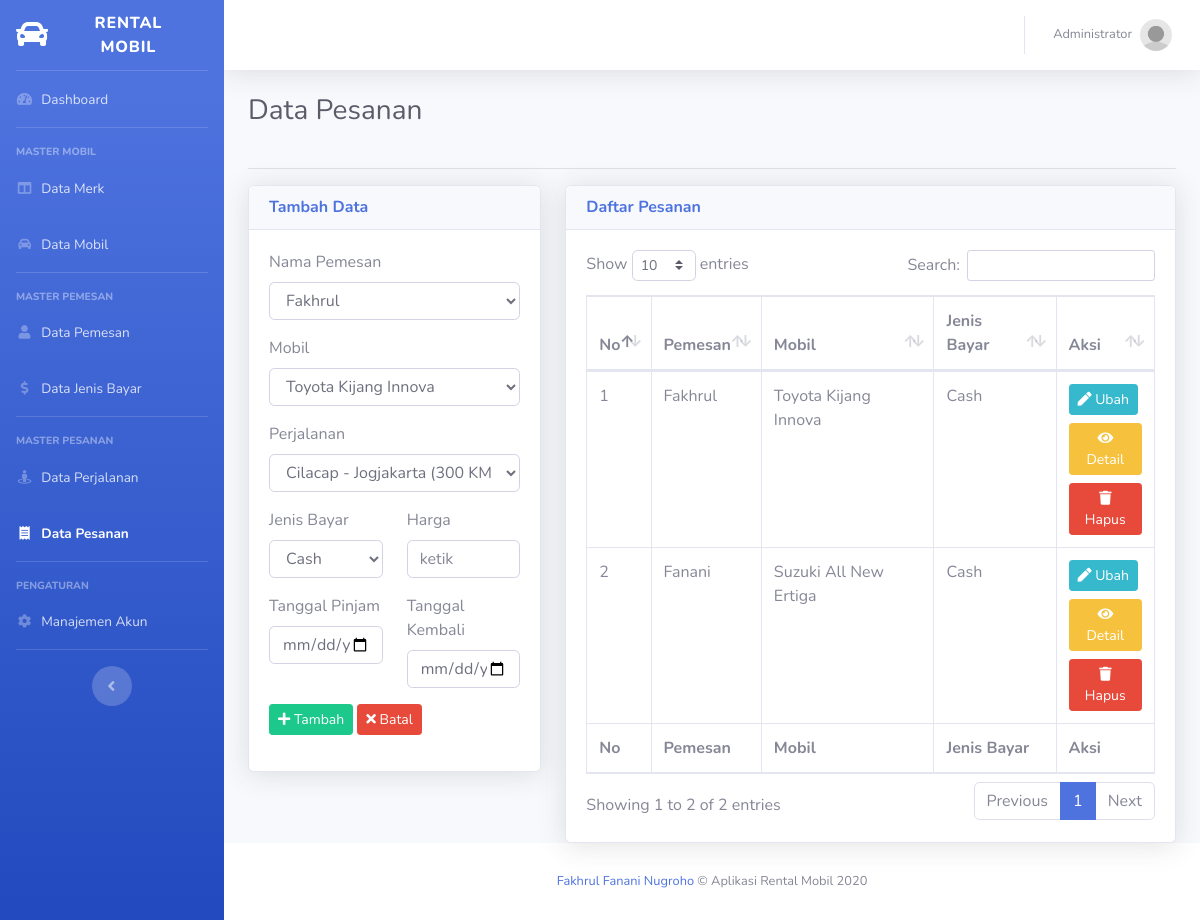
Page /pesanan (signed in) on the committed database.
### tables this page shows
CREATE TABLE `tbl_pesanan` (
  `id` int(11) NOT NULL,
  `harga` int(11) DEFAULT NULL,
  `tgl_pinjam` date DEFAULT NULL,
  `tgl_kembali` date DEFAULT NULL,
  `id_pemesan` int(11) DEFAULT NULL,
  `id_mobil` int(11) DEFAULT NULL,
  `id_perjalanan` int(11) DEFAULT NULL,
  `id_jenis_bayar` int(11) DEFAULT NULL
);

CREATE TABLE `tbl_pemesan` (
  `id` int(11) NOT NULL,
  `nama` varchar(50) DEFAULT NULL,
  `alamat` varchar(100) DEFAULT NULL,
  `jenis_kelamin` enum('L','P') DEFAULT NULL,
  `foto` varchar(100) DEFAULT NULL
);

CREATE TABLE `tbl_mobil` (
  `id` int(11) NOT NULL,
  `nama` varchar(30) DEFAULT NULL,
  `warna` varchar(20) DEFAULT NULL,
  `no_polisi` varchar(10) DEFAULT NULL,
  `jumlah_kursi` int(1) DEFAULT NULL,
  `tahun_beli` int(4) DEFAULT NULL,
  `gambar` varchar(100) DEFAULT NULL,
  `id_merk` int(11) DEFAULT NULL
);

CREATE TABLE `tbl_jenis_bayar` (
  `id` int(11) NOT NULL,
  `jenis_bayar` varchar(20) DEFAULT NULL
);

### controllers/C_Pesanan.php (called while the page is built, shortened)
<?php
class C_Pesanan extends Controller {
	public function __construct(){
		$this->pesanan = $this->model('M_Pesanan');
		$this->j_bayar = $this->model('M_Jenis_Bayar');
		$this->mobil = $this->model('M_Mobil');
		$this->pemesan = $this->model('M_Pemesan');
		$this->perjalanan = $this->model('M_Perjalanan');
	}
	public function index(){
		$data = [
			'aktif' => 'pesanan',
			'judul' => 'Data Pesanan',
			'data_pesanan' => $this->pesanan->lihat(),
			'data_pemesan' => $this->pemesan->lihat(),
			'data_mobil' => $this->mobil->lihat(),
			'data_perjalanan' => $this->perjalanan->lihat(),
			'data_jenis_bayar' => $this->j_bayar->lihat(),
			'no' => 1
		];
		$this->view('pesanan/index', $data);
	}
}

### index.php (called while the page is built, shortened)
<?php
require_once BASEPATH . DS . 'core' . DS . 'Database.php';
require_once BASEPATH . DS . 'core' . DS . 'Model.php';
new Route();
?>

### functions/url_function.php (called while the page is built, shortened)
<?php
function base_url($path = null){
	if(isset($path)){
		$path = filter_var($path, FILTER_SANITIZE_URL);
		$path = rtrim($path, '/');
		return BASE_URL . $path;
	}
	return BASE_URL;
}

### core/Model.php (called while the page is built, shortened)
<?php
class Model {
	public function __construct(){
		$this->db = new Database();
	}
	public function get($table, $kolom = []){
		if (count($kolom) == 0) {
			$this->_query = "SELECT * FROM {$table}";
		} else {
			$i = 0;
			$total = count($kolom);
			$this->_query = "SELECT ";
			foreach ($kolom as $k) {
				$i++;
				$this->_query = $this->_query . "{$k}";
				if($total > $i) $this->_query = $this->_query . ', ';
			}
			$this->_query = $this->_query . " FROM {$table}";
		}
	}
	public function setQuery($query){
		$this->_query = $query;
	}
	public function execute(){
		return $this->db->query($this->_query);
	}
}

### core/Database.php (called while the page is built, shortened)
<?php
class Database {
	public function __construct(){
		$this->_koneksi = new mysqli(DB_HOST, DB_USER, DB_PASS, DB_NAME);
	}
	public function query($query){
		return $this->_koneksi->query($query);
	}
}

### models/M_Pemesan.php (called while the page is built, shortened)
<?php
class M_Pemesan extends Model {
	public function lihat(){
		$query = $this->execute();
		return $query;
	}
}

### models/M_Mobil.php (called while the page is built, shortened)
<?php
class M_Mobil extends Model {
	public function lihat(){
		$query = $this->execute();
		return $query;
	}
}

### models/M_Perjalanan.php (called while the page is built, shortened)
<?php
class M_Perjalanan extends Model{
	public function lihat(){
		$query = $this->execute();
		return $query;
	}
}

### models/M_Jenis_Bayar.php (called while the page is built, shortened)
<?php
class M_Jenis_Bayar extends Model{
	public function lihat(){
		$query = $this->execute();
		return $query;
	}
}

### models/M_Pesanan.php (called while the page is built, shortened)
<?php
class M_Pesanan extends Model{
	public function lihat(){
		$query = $this->execute();
		return $query;
	}
}

### views/pesanan/index.php (the view, shortened to what this page needs)
<!DOCTYPE html>
<html lang="en">
<head>
	<link href="<?= base_url('sb-admin-2/') ?>/vendor/fontawesome-free/css/all.min.css" rel="stylesheet" type="text/css">
	<link href="<?= base_url('sb-admin-2/') ?>/css/sb-admin-2.min.css" rel="stylesheet">
	<link href="<?= base_url('sb-admin-2/') ?>/vendor/datatables/dataTables.bootstrap4.min.css" rel="stylesheet">
</head>
<body id="page-top">
	<div id="wrapper">
	<div id="content-wrapper" class="d-flex flex-column">
		<div id="content">
			<div class="container-fluid">
				<div class="row">
					<div class="col-sm-12">
						<div class="clearfix">
							<div class="float-left">
								<h1 class="h3 mb-4 text-gray-800"><?= $judul ?></h1>
							</div>
						</div>
						<hr>
					</div>
				</div>
				<div class="row">
					<div class="col-sm-4">
						<div class="card shadow">
							<div class="card-header">
								<h6 class="m-0 font-weight-bold text-primary">Tambah Data</h6>
							</div>
							<div class="card-body">
								<form method="POST" action="<?= base_url('pesanan/tambah') ?>" enctype="multipart/form-data">
								  	<div class="form-group">
								  		<label for="id_pemesan">Nama Pemesan</label>
								  		<select name="id_pemesan" id="id_pemesan" class="form-control">
								  			<?php while($pemesan = $data_pemesan->fetch_object()) : ?>
												<option value="<?= $pemesan->id ?>"><?= $pemesan->nama ?></option>
								  			<?php endwhile; ?>
								  		</select>
								  	</div>
								  	<div class="form-group">
								  		<label for="id_mobil">Mobil</label>
								  		<select name="id_mobil" id="id_mobil" class="form-control">
								  			<?php while($mobil = $data_mobil->fetch_object()) : ?>
												<option value="<?= $mobil->id ?>"><?= $mobil->nama ?></option>
								  			<?php endwhile; ?>
								  		</select>
								  	</div>
									<div class="form-group">
								  		<label for="id_perjalanan">Perjalanan</label>
								  		<select name="id_perjalanan" id="id_perjalanan" class="form-control">
								  			<?php while($perjalanan = $data_perjalanan->fetch_object()) : ?>
												<option value="<?= $perjalanan->id ?>"><?= $perjalanan->asal ?> - <?= $perjalanan->tujuan ?> (<?= $perjalanan->jarak ?> KM)</option>
								  			<?php endwhile; ?>
								  		</select>
								  	</div>
								  	<div class="row">
								  		<div class="col-md-6">
								  			<div class="form-group">
										  		<label for="id_jenis_bayar">Jenis Bayar</label>
										  		<select name="id_jenis_bayar" id="id_jenis_bayar" class="form-control">
										  			<?php while($jenis_bayar = $data_jenis_bayar->fetch_object()) : ?>
														<option value="<?= $jenis_bayar->id ?>"><?= $jenis_bayar->jenis_bayar ?></option>
										  			<?php endwhile; ?>
										  		</select>
										  	</div>
								  		</div>
								  		<div class="col-md-6">
								  			<div class="form-group">
										  		<label for="harga">Harga</label>
										  		<input type="number" name="harga" id="harga" placeholder="ketik" required="required" autocomplete="off" class="form-control">
										  	</div>
								  		</div>
								  	</div>
									<div class="row">
										<div class="col-md-6">
											<div class="form-group">
										  		<label for="tgl_pinjam">Tanggal Pinjam</label>
										  		<input type="date" name="tgl_pinjam" id="tgl_pinjam" required="required" autocomplete="off" class="form-control">
										  	</div>
									  	</div>
										<div class="col-md-6">
											<div class="form-group">
										  		<label for="tgl_kembali">Tanggal Kembali</label>
										  		<input type="date" name="tgl_kembali" id="tgl_kembali" required="required" autocomplete="off" class="form-control">
										  	</div>
									  	</div>
									</div>
								  	<div class="form-group">
										<button type="submit" class="btn btn-sm btn-success" name="tambah"><i class="fa fa-plus"></i> Tambah</button>
										<button type="reset" class="btn btn-sm btn-danger"><i class="fa fa-times"></i> Batal</button>
								  	</div>
								</form>
							</div>
						</div>
					</div>
					<div class="col-sm-8">
						<div class="card shadow">
							<div class="card-header">
								<h6 class="m-0 font-weight-bold text-primary">Daftar Pesanan</h6>
							</div>
							<div class="card-body">
								<table class="table table-bordered" id="dataTable" width="" cellspacing="0">
	                  				<thead>
	                    				<tr>
	                    					<th>No</th>
	                    					<th>Pemesan</th>
	                    					<th>Mobil</th>
	                    					<th>Jenis Bayar</th>
	                    					<th>Aksi</th>
	                    				</tr>
	                 				</thead>
	                  				<tfoot>
	                    				<tr>
	                    					<th>No</th>
	                    					<th>Pemesan</th>
	                    					<th>Mobil</th>
	                    					<th>Jenis Bayar</th>
	                    					<th>Aksi</th>
	                    				</tr>
	                  				</tfoot>
	                 				<tbody>
										<?php while($pesanan = $data_pesanan->fetch_object()) : ?>
											<tr>
												<td><?= $no++ ?></td>
												<td><?= $pesanan->nama_pemesan ?></td>
												<td><?= $pesanan->nama_mobil ?></td>
												<td><?= $pesanan->jenis_bayar ?></td>
												<td>
													<a href="<?= base_url('pesanan/ubah/' . $pesanan->id) ?>" class="btn btn-sm btn-info mb-2"><i class="fa fa-pen"></i> Ubah</a><br>
													<a href="<?= base_url('pesanan/detail/' . $pesanan->id) ?>" class="btn btn-sm btn-warning mb-2"><i class="fa fa-eye"></i> Detail</a><br>
	                 								<a href="<?= base_url('pesanan/hapus/' . $pesanan->id) ?>" class="btn btn-sm btn-danger" onclick="return confirm('apakah anda yakin?')"><i class="fa fa-trash"></i> Hapus</a>
												</td>
											</tr>
										<?php endwhile; ?>
									</tbody>
              					</table>
							</div>
						</div>
					</div>
				</div>
			</div>
		</div>
	</div>
	</div>
</body>
</html>

### rows in the picture
tbl_pesanan: id_pemesan.nama "Fakhrul", id_mobil.nama "Toyota Kijang Innova", id_jenis_bayar.jenis_bayar "Cash"
tbl_pesanan: id_pemesan.nama "Fanani", id_mobil.nama "Suzuki All New Ertiga", id_jenis_bayar.jenis_bayar "Cash"

### other values in the picture
$_SESSION['login']['nama'] "Administrator"
$judul "Data Pesanan"
form field id_pemesan "Fakhrul"
form field id_mobil "Toyota Kijang Innova"
form field id_perjalanan "Cilacap - Jogjakarta (300 KM)"
form field id_jenis_bayar "Cash"
